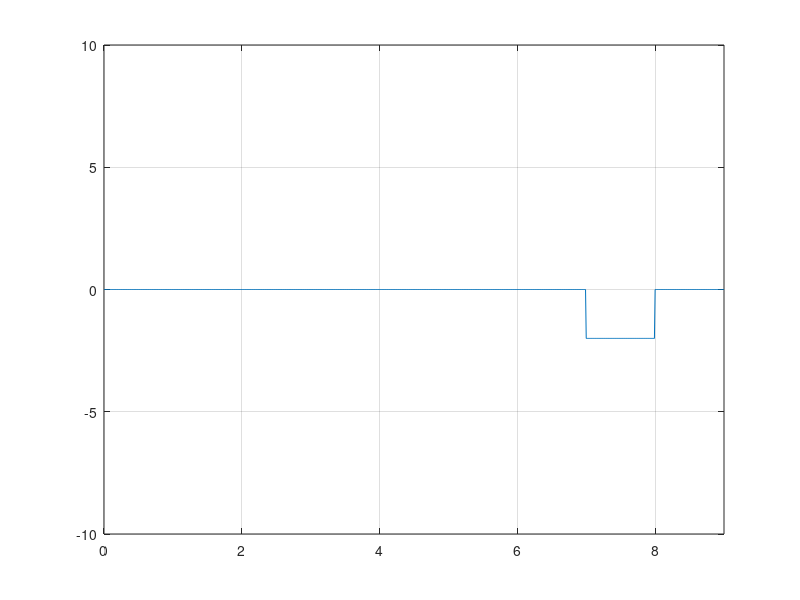

Write the MATLAB code that produced this figure.
%Digital signal....
%000VB0VB for 8 consecutive zeros..
%change state for 1

clear all;
clc;
bit = [0 0 0 0 0 0 0  1 0];

v = 2;

fs = 100;
bit_duration = 1; % bitrate = 1/bitduration
T = length(bit) * bit_duration; % len/bitrate.
t = 0:1/fs:T;

x_digital = zeros(1, length(t));

lastState = v;
counter = 0;
%encoding
for i = 1:length(bit)   
    if bit(i) == 0
        counter = counter + 1;
        if(counter == 8)
            x_digital((i-1-7)*fs*bit_duration+1 : (i-5)*fs*bit_duration) = 0;
            x_digital((i-1-4)*fs*bit_duration+1 : (i-4)*fs*bit_duration) = lastState;
            x_digital((i-1-3)*fs*bit_duration+1 : (i-3)*fs*bit_duration) = -lastState;
            lastState = -lastState;
            x_digital((i-1-2)*fs*bit_duration+1 : (i-2)*fs*bit_duration) = 0;
            x_digital((i-1-1)*fs*bit_duration+1 : (i-1)*fs*bit_duration) = lastState;
            x_digital((i-1-0)*fs*bit_duration+1 : (i-0)*fs*bit_duration) = -lastState;
            lastState = -lastState;
        end
    else
        counter = 0;
        x_digital((i-1-0)*fs*bit_duration+1 : (i-0)*fs*bit_duration) = -lastState;
        lastState = -lastState;
    end
end

%subplot(1,2,1);
plot(t, x_digital);
xlim([0, T]);
ylim([-10, 10]);
grid on;

%decoding
data = zeros(1, length(bit));
lastState = v;
counter = 0;
i=1;
while i <= length(bit)
    from = (i-1)*fs*bit_duration+1;
    to = i*fs*bit_duration;
    if(x_digital(from : to) == -lastState)
        data(i) = 1;
        lastState = -lastState;
    elseif(x_digital(from : to) == 0)
        data(i) = 0;
        counter = counter + 1;
        if(counter > 3)
            counter = 0;
        end
    elseif(x_digital(from : to) == lastState)
        counter = 0;
        data(i:i+4) = 0;
        i = i + 4;
    end
    i = i + 1;
end


disp(data)